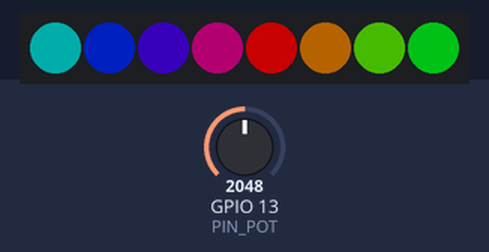
A sketch run on a simulated ESP32. Parts: 8 RGB LEDs in strip order, left to right. The test bench sets the inputs (shaded band); at power-on: GPIO 13 (PIN_POT) = 2048. Dim RGB values are drawn brighter than linear.

Above: at 1.2 s.
1.3 s: GPIO 13 (PIN_POT) set to 2866
At 1.6 s:
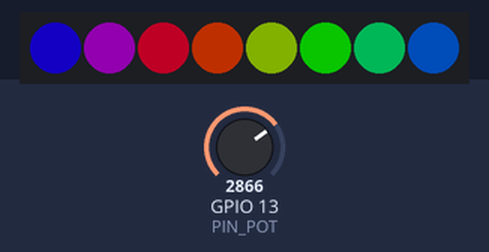
2.8 s: GPIO 13 (PIN_POT) set to 1228
At 4.0 s:
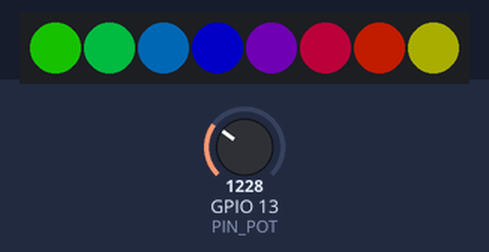
4.3 s: GPIO 13 (PIN_POT) set to 2047
At 5.3 s:
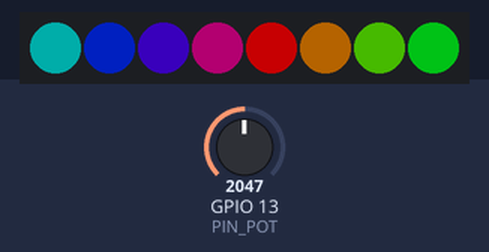
Timing chart, 0 to 7.3 s (numbered marks = the images above; inputs shaded):
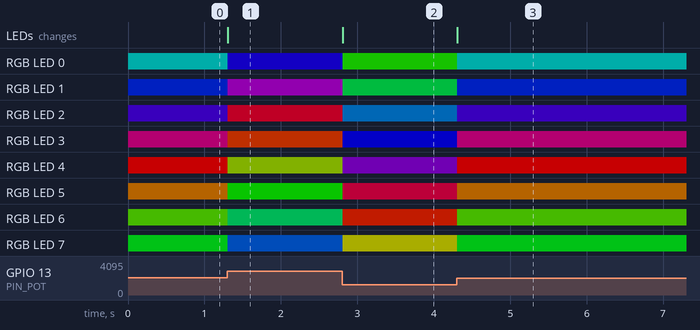

Measured:
- after the input at 1.3 s, RGB LED 0: RGB(0, 50, 49) → RGB(9, 0, 90) at once; RGB LED 1: RGB(0, 14, 85) → RGB(45, 0, 54) at once; RGB LED 2: RGB(23, 0, 76) → RGB(83, 0, 16) at once; RGB LED 3: RGB(61, 0, 38) → RGB(80, 20, 0) at once; RGB LED 4: RGB(98, 0, 1) → RGB(42, 57, 0) at once; the LEDs: change at once (image 1)
- after the input at 2.8 s, RGB LED 0: RGB(9, 0, 90) → RGB(10, 89, 0) at once; RGB LED 1: RGB(45, 0, 54) → RGB(0, 74, 25) at once; RGB LED 2: RGB(83, 0, 16) → RGB(0, 36, 63) at once; RGB LED 3: RGB(80, 20, 0) → RGB(1, 0, 98) at once; RGB LED 4: RGB(42, 57, 0) → RGB(38, 0, 61) at once; the LEDs: change at once (image 2)
- after the input at 4.3 s, RGB LED 0: RGB(10, 89, 0) → RGB(0, 50, 49) at once; RGB LED 1: RGB(0, 74, 25) → RGB(0, 14, 85) at once; RGB LED 2: RGB(0, 36, 63) → RGB(23, 0, 76) at once; RGB LED 3: RGB(1, 0, 98) → RGB(61, 0, 38) at once; RGB LED 4: RGB(38, 0, 61) → RGB(98, 0, 1) at once; the LEDs: change at once (image 3)

The sketch:

soft_rainbow_light.ino
```cpp
// PROJECT 11.3

// Include WS2812 lib for ESP32:
// This is an Arduino library for controlling ws2812 led on ESP32!
#include "Freenove_WS2812_Lib_for_ESP32.h"

#define PIN_POT     13  // Analog input pins for potentiometer.
#define LEDS_COUNT  8   // Number of LEDs.
#define LEDS_PIN    2   // GPIO pin for LED module.
#define CHANNEL     0   // Channel for RMT module.
#define BRIGHTNESS  100 // Value range is from 0 to 255.

// Create a strip object:
Freenove_ESP32_WS2812 strip = Freenove_ESP32_WS2812(LEDS_COUNT, LEDS_PIN, CHANNEL, TYPE_GRB);

void setup() {
    // Initialize LED strip:
    strip.setBrightness(BRIGHTNESS);

    // LED strip ready:
    strip.begin();
}

void loop() {
    // Initialize colour data:
    //      - Use analogRead() to get raw ADC value from potentiometer.
    //      - Calculate colour data using a scale of 0-255.
    int colourPos = map(analogRead(PIN_POT), 0, 4095, 0, 255);

    for (int i=0; i < LEDS_COUNT; ++i) {
        // Set the colour data:
        strip.setLedColorData(i,strip.Wheel(colourPos + i * 255 / 8));
    }

    // Send colour data to the LED strip and display:
    strip.show();
    delay(10);
}
```
